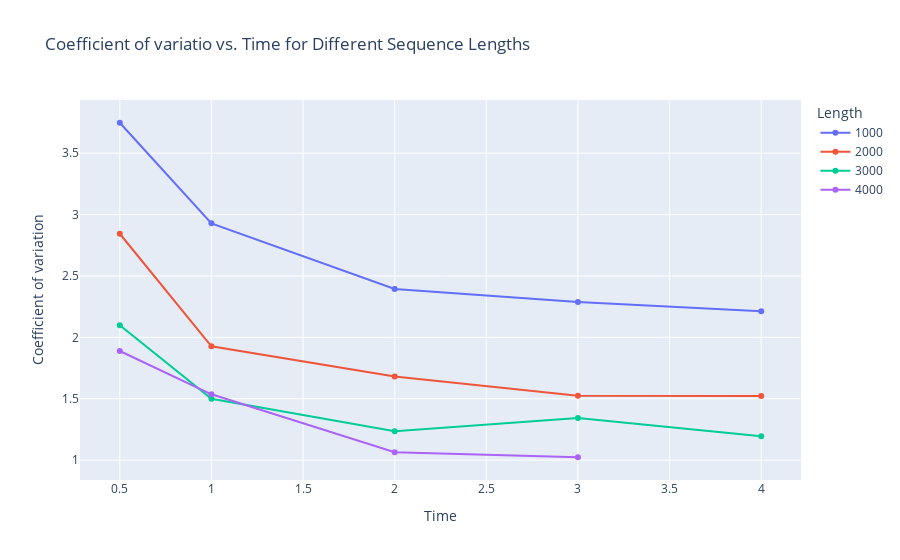

Notebook source saved alongside this figure:
### Code cell
import plotly.express as px
# Time vs. p-value for each sequence length
fig_time_pvalue = px.line(df, x='Time', y='cv', color='Length', markers=True,
                          labels={'cv': 'Coefficient of variation', 'Time': 'Time'},
                          title='Coefficient of variatio vs. Time for Different Sequence Lengths')
fig_time_pvalue.write_image("Stability_length_time.pdf")

fig_time_pvalue.show()

### Figure 1 — Plotly figure (JSON) as saved in the notebook; plotly's stock layout.template omitted (floating-point values rounded to 4 significant figures)
{"data": [{"hovertemplate": "Length=1000<br>Time=%{x}<br>Coefficient of variation=%{y}<extra></extra>", "legendgroup": "1000", "line": {"color": "#636efa", "dash": "solid"}, "marker": {"symbol": "circle"}, "mode": "markers+lines", "name": "1000", "orientation": "v", "showlegend": true, "type": "scatter", "x": [0.5, 1, 2, 3, 4], "xaxis": "x", "y": [3.748, 2.928, 2.395, 2.287, 2.212], "yaxis": "y"}, {"hovertemplate": "Length=2000<br>Time=%{x}<br>Coefficient of variation=%{y}<extra></extra>", "legendgroup": "2000", "line": {"color": "#EF553B", "dash": "solid"}, "marker": {"symbol": "circle"}, "mode": "markers+lines", "name": "2000", "orientation": "v", "showlegend": true, "type": "scatter", "x": [0.5, 1, 2, 3, 4], "xaxis": "x", "y": [2.844, 1.927, 1.682, 1.524, 1.523], "yaxis": "y"}, {"hovertemplate": "Length=3000<br>Time=%{x}<br>Coefficient of variation=%{y}<extra></extra>", "legendgroup": "3000", "line": {"color": "#00cc96", "dash": "solid"}, "marker": {"symbol": "circle"}, "mode": "markers+lines", "name": "3000", "orientation": "v", "showlegend": true, "type": "scatter", "x": [0.5, 1, 2, 3, 4], "xaxis": "x", "y": [2.098, 1.499, 1.234, 1.343, 1.194], "yaxis": "y"}, {"hovertemplate": "Length=4000<br>Time=%{x}<br>Coefficient of variation=%{y}<extra></extra>", "legendgroup": "4000", "line": {"color": "#ab63fa", "dash": "solid"}, "marker": {"symbol": "circle"}, "mode": "markers+lines", "name": "4000", "orientation": "v", "showlegend": true, "type": "scatter", "x": [0.5, 1, 2, 3], "xaxis": "x", "y": [1.889, 1.536, 1.064, 1.023], "yaxis": "y"}], "layout": {"legend": {"title": {"text": "Length"}, "tracegroupgap": 0}, "title": {"text": "Coefficient of variatio vs. Time for Different Sequence Lengths"}, "xaxis": {"anchor": "y", "domain": [0, 1], "title": {"text": "Time"}}, "yaxis": {"anchor": "x", "domain": [0, 1], "title": {"text": "Coefficient of variation"}}}}
